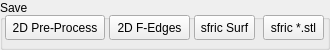
           <widget class="QGroupBox" name="groupBox_processing">
            <property name="minimumSize">
             <size>
              <width>330</width>
              <height>50</height>
             </size>
            </property>
            <property name="maximumSize">
             <size>
              <width>330</width>
              <height>50</height>
             </size>
            </property>
            <property name="title">
             <string>Save </string>
            </property>
            <widget class="QPushButton" name="push_regen_mesh">
             <property name="geometry">
              <rect>
               <x>5</x>
               <y>15</y>
               <width>100</width>
               <height>25</height>
              </rect>
             </property>
             <property name="minimumSize">
              <size>
               <width>100</width>
               <height>25</height>
              </size>
             </property>
             <property name="maximumSize">
              <size>
               <width>100</width>
               <height>30</height>
              </size>
             </property>
             <property name="text">
              <string>2D Pre-Process</string>
             </property>
            </widget>
            <widget class="QPushButton" name="pushButton_FeatureEdges">
             <property name="geometry">
              <rect>
               <x>109</x>
               <y>15</y>
               <width>81</width>
               <height>25</height>
              </rect>
             </property>
             <property name="minimumSize">
              <size>
               <width>50</width>
               <height>25</height>
              </size>
             </property>
             <property name="maximumSize">
              <size>
               <width>100</width>
               <height>25</height>
              </size>
             </property>
             <property name="text">
              <string>2D F-Edges</string>
             </property>
            </widget>
            <widget class="QPushButton" name="pushButton_SaveSfricSurface">
             <property name="geometry">
              <rect>
               <x>194</x>
               <y>15</y>
               <width>61</width>
               <height>25</height>
              </rect>
             </property>
             <property name="maximumSize">
              <size>
               <width>100</width>
               <height>25</height>
              </size>
             </property>
             <property name="text">
              <string>sfric Surf</string>
             </property>
            </widget>
            <widget class="QPushButton" name="pushButton_SaveSfricSTL">
             <property name="geometry">
              <rect>
               <x>263</x>
               <y>15</y>
               <width>61</width>
               <height>25</height>
              </rect>
             </property>
             <property name="maximumSize">
              <size>
               <width>100</width>
               <height>25</height>
              </size>
             </property>
             <property name="text">
              <string>sfric *.stl</string>
             </property>
            </widget>
           </widget>
